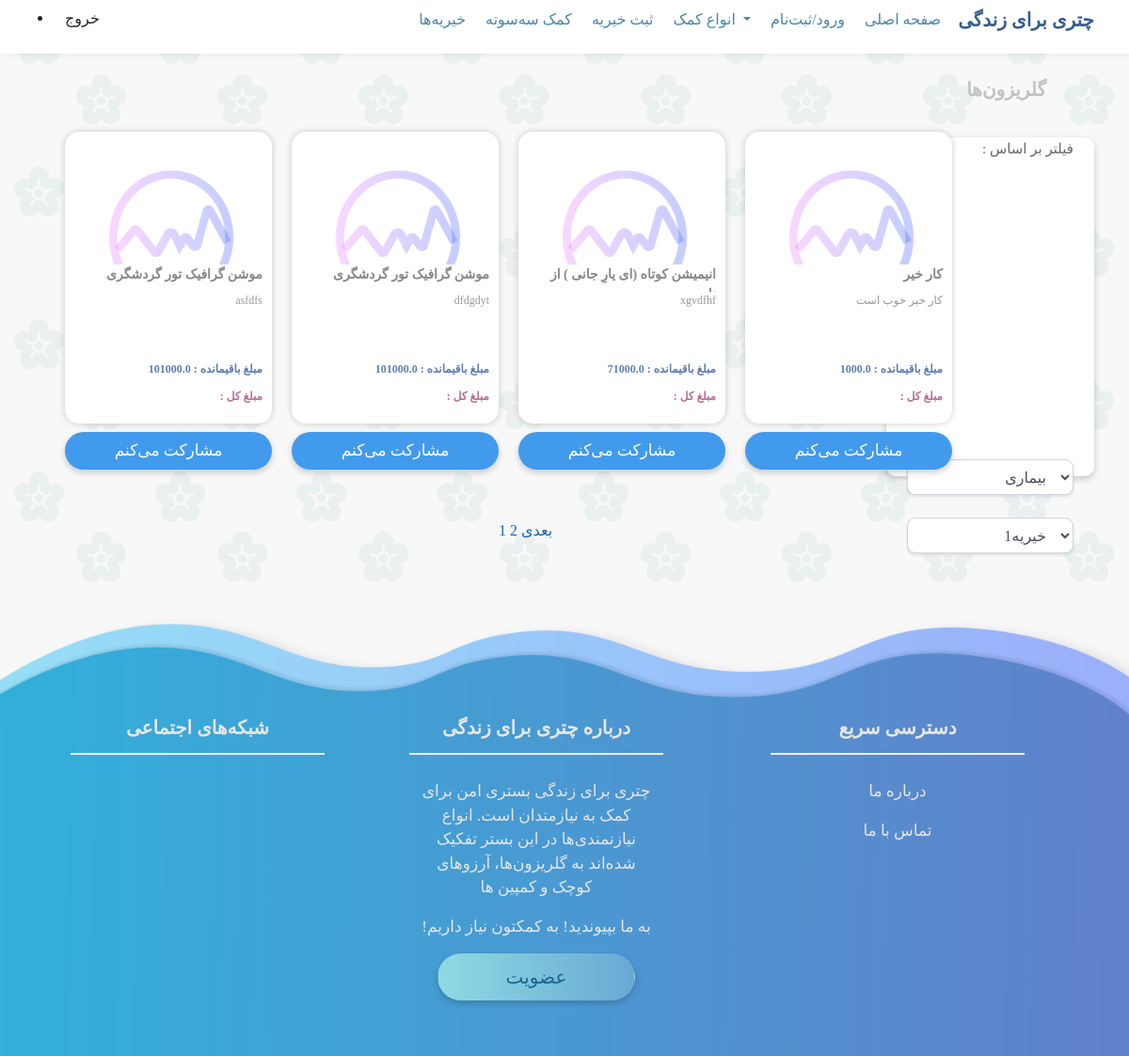
The app's page /charity/golrizoonha/ with its own data.
### charity/models.py (models this page shows, shortened)
class Project(models.Model):
    title = models.CharField(max_length=50)
    cost = models.FloatField()
    description = models.TextField()
    modir= models.ForeignKey(User, on_delete=models.CASCADE)
    projectType = models.ForeignKey(ProjectType, on_delete = models.CASCADE , default=1 )
    cration_date = models.DateField(auto_now_add=True)
    dastebandy_G=models.ForeignKey(Dastebanamdy_ch , null = True , on_delete=models.CASCADE , default="")
    dastebanamdy_LD = models.ForeignKey(Dastebanamdy_LD , null = True , on_delete=models.CASCADE , default="")
    campain_typ = models.ForeignKey(TypeCampain , null = True , on_delete=models.CASCADE , default="")
    charity = models.ForeignKey(Charity , on_delete=models.CASCADE , default="" )
    user= models.ManyToManyField(User,related_name='userPaid', through='participateProject')

### charity/views.py (the view)
def golrizoon_list(request ):
    golrizoons_list = Project.objects.filter(projectType=1)
    paginator = Paginator(golrizoons_list , 4)
    try :
        page = int(request.GET.get('page' , '1'))
    except :
        page = 1
    try :
        posts = paginator.page(page)
    except (EmptyPage , InvalidPage):
        posts = paginator.page(paginator.num_pages)
    return render (request , 'charity/golrizzonha.html' ,{'posts':posts })

### charity/templates/charity/golrizzonha.html (shortened to what this page needs)
{% extends 'base.html' %}
{% block content %}
<div class="detail_Background_gol">
<div class="goli">
<div class="kadrcard_goli">
    <div class="titr_for_gol_campain_dream">
        <p>گلریزون‌ها</p>
    </div ><br><br>
    {% if posts %}
        {% for post in posts.object_list %}
        <div class="totalcard">
            <div class="cardgolrizzon">
                <div class="cardgolrizzon-image">
                </div>
                <div class="cardgolrizzon-titre">
                <p>{{ post.title }}</p>
                </div>
                <div class="cardgolrizzon-sub">
                <p>{{ post.description | truncatechars:50 }}</p>
                </div>
                <div class="cardgolrizzon-price">
              {{ post.cost }} : مبلغ باقیمانده
                </div>
                <div class="cardgolrizzon-pricebaghi">
                : مبلغ کل
                </div>
            </div>
            <a href="{% url 'charity:detail' pk=post.pk %}"><button type="submit" class="btn btn-sherkatmikonam  float-sm-none">مشارکت می‌کنم </button></a>
            </div>
        {% endfor %}
    {% endif %}
        <div class="righ_search_filter">
            <div class="righ_search_filter_in">
            <label class="labe_search" for="sel1">: فیلتر بر اساس</label>
            <br><br><select class="form-control" id="sel1" >
              <option>بیماری</option>
            </select>
            <br><select class="form-control" id="sel1" >
                <option>خیریه1</option>
              </select>
            </div>
        </div>
</div>
<br><br>  <br><br>
<div class="pagination" id="menu">
    <ul >
    {% for pg in posts.paginator.page_range %}
        {% if posts.number == pg %}
            <li class="active"><a href="?page={{pg}}"><p>{{ pg }}</p></a></li>
        {% else %}
        <li ><a href="?page={{pg}}">{{ pg }}</a></li>
        {% endif %}
    {% endfor %}
    {% if posts.has_next %}
        <li><a href="?page={{posts.next_page_number}}">بعدی</a></li>
    {% endif %}
</ul>
</div>
</div>
<br><br><br>
</div>
{% endblock %}

### assets/style.css (style rules this page uses)
html { scroll-behavior: smooth; }
html,body { margin: 0; padding: 0; }
.cardgolrizzon { width:220px; height : 310px; background-color: rgb(255, 255, 255); border-radius: 15px; box-shadow: 0px 0px 7px 0 rgba(0, 0, 0, 0.2); display: -ms-flexbox; display: flex; -ms-flex-direction: column; flex-direction: column; min-width: 0; word-wrap: break-word; padding: 10px; float: left; margin-top: 12px; }
.cardgolrizzon-image { -ms-flex-negative: 0; flex-shrink: 0; width: 100%; height: 45%; background-color: rgb(255, 255, 255); border-radius: 10px; background-image: url(pic/icone.png); background-size: cover; }
.cardgolrizzon-titre { width: 100%; height: 10%; background-color: rgb(255, 255, 255); text-align: right; font-size: 14px; font-weight: bold; color: #878787; }
.cardgolrizzon-sub { width: 100%; height: 26%; background-color: rgb(255, 255, 255); font-size: 12px; color: #999999; text-align: right; }
.cardgolrizzon-price { width: 100%; height: 10%; background-color: rgb(255, 255, 255); font-size: 12px; color: #607db3; text-align: right; font-weight: bold; }
.cardgolrizzon-pricebaghi { width: 100%; height: 10%; background-color: rgb(255, 255, 255); font-size: 12px; color: #b66f96; text-align: right; font-weight: bold; }
.totalcard { width:220px; height : 360px; background-color:none; float: left; margin-left: 21px; }
.btn-sherkatmikonam { float: left; color: #fff; background-color: #419aec; width:220px; font-size: 17px; border-radius: 20px; box-shadow: 0 3px 7px 0 rgba(0, 0, 0, 0.2); transition:all 0.3s ease; float: center; margin-top: 2.5%; height: 40px; padding-bottom: 20px; margin-bottom: -25px; }
.pagination { width: 10%; background-color: none; text-align: center; height: 20px; padding-top: 100px; margin-left: 44%; margin-top: 3%; }
#menu ul { list-style: none; margin: 0; padding: 2px; }
#menu li { display: inline-block; }
.goli { background-color: none; }
.kadrcard_goli { width: 92%; margin-left: 4%; height:390px; background-color:none; margin-top: 5%; float: left; }
a { color: #1864b6; text-decoration: none; background-color: transparent; }
.titr_for_gol_campain_dream { width: 100%; background-color: none; height: 20px; font-weight: bold; color: #c2c2c2; font-size: 20px; text-align: right; padding-right: 40px; padding-top: 20px; }
.righ_search_filter { width: 20%; height: 360px; background-color: #ffffff; margin-left: 81%; border-radius: 10px; box-shadow: 0 3px 7px 0 rgba(0, 0, 0, 0.2); }
.righ_search_filter_in { width: 80%; height: 320px; background-color: none; margin-left: 10%; border-radius: 10px; margin-top: 8%; text-align: right; }
.labe_search { text-align: right; color: #686868; font-size: 15px; }
.detail_Background_gol { background-image: url(../static/pic/back-ground-image_golrizzon.png); background-repeat: repeat; }

### records on screen
Project: title "موشن گرافیک تور گردشگری", description "asfdfs", cost "101000.0"
Project: title "موشن گرافیک تور گردشگری", description "dfdgdyt", cost "101000.0"
Project: title "انیمیشن کوتاه (ای یارِ جانی ) از…", description "xgvdfhf", cost "71000.0"
Project: title "کار خیر", description "کار خیر خوب است", cost "1000.0"

### other values on screen
{{ pg }} "1"
{{ pg }} "2"
